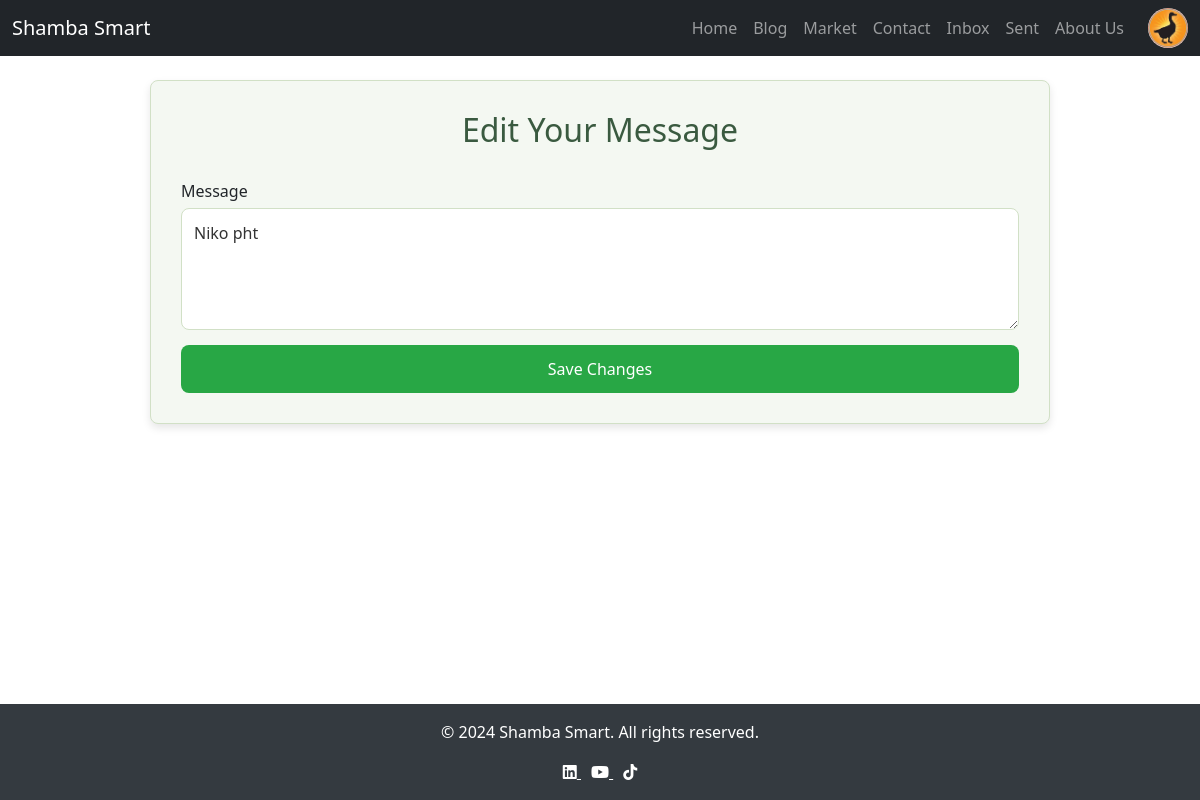
/edit/10/ (signed in), run on the app's committed database.
### farm/models.py (models this page shows, shortened)
class CustomUser(AbstractUser):
    FARMER = 'Farmer'
    PROFESSIONAL = 'Professional'
    ROLE_CHOICES = [
        (FARMER, 'Farmer'),
        (PROFESSIONAL, 'Professional'),
    ]
    role = models.CharField(max_length=50, choices=ROLE_CHOICES,
                            default=FARMER)
    profile_picture = models.ImageField(
        default='images/default_profile.png',
        upload_to='profile_pics/',
        null=True,
        blank=True
    )
    phone_number = models.CharField(max_length=15, null=True, blank=True)
    bio = models.TextField(null=True, blank=True)
    location = models.CharField(max_length=255, null=True, blank=True)
    linkedin = models.URLField(null=True, blank=True)
    x = models.URLField(null=True, blank=True)
    facebook = models.URLField(null=True, blank=True)
    whatsapp = models.CharField(max_length=15, null=True, blank=True)

class DirectMessage(models.Model):
    sender = models.ForeignKey(CustomUser, on_delete=models.CASCADE,
                               related_name='sent_messages')
    receiver = models.ForeignKey(CustomUser, on_delete=models.CASCADE,
                                 related_name='received_messages')
    message = models.TextField()
    timestamp = models.DateTimeField(auto_now_add=True)

### farm/views.py (the view)
# urls.py: path('edit/<int:message_id>/', views.edit_message, name='edit_message'),
@login_required
def edit_message(request, message_id):
    message = get_object_or_404(DirectMessage, id=message_id)
    if message.sender != request.user:
        return redirect('inbox')
    if request.method == 'POST':
        form = DirectMessageForm(request.POST, instance=message)
        if form.is_valid():
            form.save()
            return redirect('sent_messages')
    else:
        form = DirectMessageForm(instance=message)
    return render(request, 'edit_message.html', {'form': form,
                                                 'message': message})

### farm/forms.py
class DirectMessageForm(forms.ModelForm):
    class Meta:
        model = DirectMessage
        fields = ['message']
        widgets = {
            'message': forms.Textarea(attrs={'rows': 4, 'cols': 40}),
        }

### farm/templates/edit_message.html (shortened to what this page needs)
{% extends "home.html" %}
{% block content %}
    <div class="edit-message-container">
        <h2>Edit Your Message</h2>
        <form method="POST">
            <div class="form-field">
                {{ form.message.label }}
                {{ form.message }}
            </div>
            <button type="submit">Save Changes</button>
        </form>
    </div>
{% endblock %}

### farm/templates/base.html (shortened to what this page needs)
{% load static %}
<!DOCTYPE html>
<html lang="en">
<head>
    <link rel="stylesheet" href="https://cdnjs.cloudflare.com/ajax/libs/font-awesome/6.0.0-beta3/css/all.min.css">
    <link rel="stylesheet" href="https://cdnjs.cloudflare.com/ajax/libs/bootstrap/5.1.3/css/bootstrap.min.css">
</head>
<body>
    <header>
        <nav class="navbar navbar-expand-lg navbar-dark bg-dark">
            <div class="container-fluid">
                <a class="navbar-brand" href="{% url 'home' %}">Shamba Smart</a>
                <div class="collapse navbar-collapse" id="navbarNav">
                    <ul class="navbar-nav ms-auto">
                        <li class="nav-item"><a class="nav-link" href="{% url 'home' %}">Home</a></li>
                        <li class="nav-item"><a class="nav-link" href="{% url 'blog_posts' %}">Blog</a></li>
                        <li class="nav-item"><a class="nav-link" href="{% url 'market' %}">Market</a></li>
                        <li class="nav-item"><a class="nav-link" href="{% url 'contact_us' %}">Contact</a></li>
                        {% if user.is_authenticated %}
                            <li class="nav-item"><a class="nav-link" href="{% url 'inbox' %}">Inbox</a></li>
                            <li class="nav-item"><a class="nav-link" href="{% url 'sent_messages' %}">Sent</a></li>
                            <li class="nav-item"><a class="nav-link" href="{% url 'about' %}">About Us</a></li>
                            <li class="nav-item profile-item">
                                <a href="{% url 'profile' %}">
                                    {% if user.profile_picture %}
                                        <img src="{{ user.profile_picture.url }}" alt="Profile Picture" class="profile-img">
                                    {% else %}
                                        <img src="{% static 'images/default_profile.png' %}" alt="Default Profile Picture" class="profile-img">
                                    {% endif %}
                                </a>
                            </li>
                        {% else %}
                            <li class="nav-item"><a class="nav-link" href="{% url 'login' %}">Sign In</a></li>
                            <li class="nav-item"><a class="nav-link" href="{% url 'register' %}">Sign Up</a></li>
                        {% endif %}
                    </ul>
                </div>
            </div>
        </nav>
    </header>
    <main class="container mt-4">
        {% block content %}
        {% endblock %}
    </main>
    <footer>
        <p>&copy; 2024 Shamba Smart. All rights reserved.</p>
        <div>
            <a href="https://www.linkedin.com" target="blank" style="color: #fff; margin-right: 10px;">
                <i class="fab fa-linkedin"></i>
            </a>
            <a href="https://www.youtube.com" target="blank" style="color: #fff; margin-right: 10px;">
                <i class="fab fa-youtube"></i>
            </a>
            <a href="https://www.tiktok.com" target="blank" style="color: #fff;">
                <i class="fab fa-tiktok"></i>
            </a>
        </div>
    </footer>
</body>
</html>

### farm/templates/base.html (style rules this page uses)
html, body { height: 100%; margin: 0; display: flex; flex-direction: column; }
body { min-height: 100%; }
main { flex: 1; }
footer { background-color: #343a40; color: white; text-align: center; padding: 1rem 0; margin-top: auto; }
.profile-img { width: 40px; height: 40px; border-radius: 50%; object-fit: cover; cursor: pointer; }
.navbar-nav { display: flex; align-items: center; }
.navbar-nav.ms-auto { margin-left: auto; }
.profile-item { margin-left: 1rem; }

### farm/templates/edit_message.html (style rules this page uses)
.edit-message-container { margin: 0 auto; width: 100%; max-width: 900px; padding: 30px; background-color: #f4f8f2; border-radius: 8px; box-shadow: 0 4px 8px rgba(0, 0, 0, 0.1); border: 1px solid #d1e0c6; }
h2 { text-align: center; margin-bottom: 30px; color: #3a5a40; }
form { display: flex; flex-direction: column; gap: 15px; }
.form-field { display: flex; flex-direction: column; gap: 5px; }
input, textarea, button { padding: 12px; border: 1px solid #d1e0c6; border-radius: 8px; font-size: 1rem; color: #333; background-color: #ffffff; transition: border-color 0.3s ease; }
button[type="submit"] { background-color: #28a745; color: white; border: none; cursor: pointer; transition: background-color 0.3s ease; }

### data on the page
CustomUser: profile_picture (picture)
DirectMessage: message "Niko pht"
